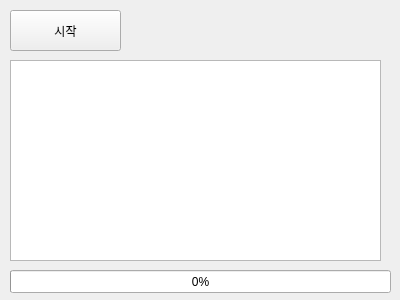
<?xml version="1.0" encoding="UTF-8"?>
<ui version="4.0">
 <class>Form</class>
 <widget class="QWidget" name="Form">
  <property name="geometry">
   <rect>
    <x>0</x>
    <y>0</y>
    <width>400</width>
    <height>300</height>
   </rect>
  </property>
  <property name="windowTitle">
   <string>Form</string>
  </property>
  <widget class="QPushButton" name="btnStart">
   <property name="geometry">
    <rect>
     <x>10</x>
     <y>10</y>
     <width>111</width>
     <height>41</height>
    </rect>
   </property>
   <property name="text">
    <string>시작</string>
   </property>
  </widget>
  <widget class="QTextBrowser" name="txbLog">
   <property name="geometry">
    <rect>
     <x>10</x>
     <y>60</y>
     <width>371</width>
     <height>201</height>
    </rect>
   </property>
  </widget>
  <widget class="QProgressBar" name="pgbTask">
   <property name="geometry">
    <rect>
     <x>10</x>
     <y>270</y>
     <width>381</width>
     <height>23</height>
    </rect>
   </property>
   <property name="value">
    <number>0</number>
   </property>
  </widget>
 </widget>
 <resources/>
 <connections/>
</ui>
